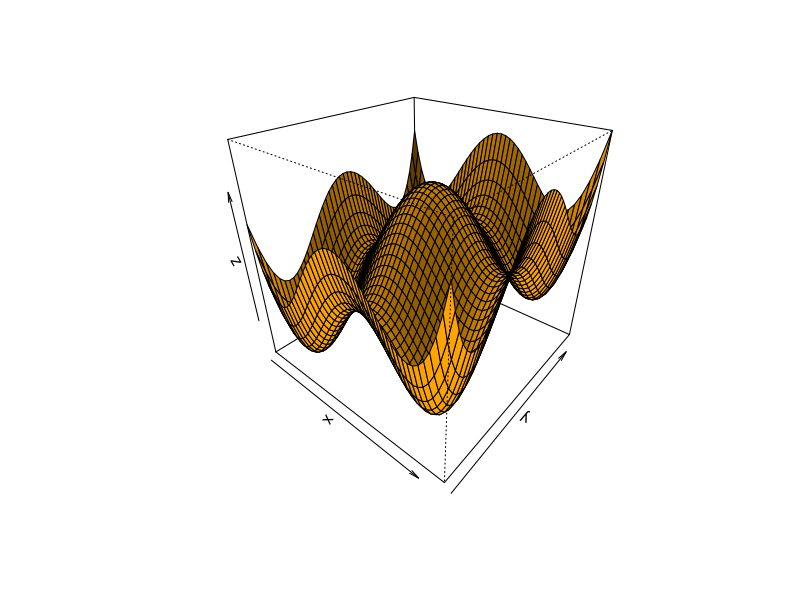
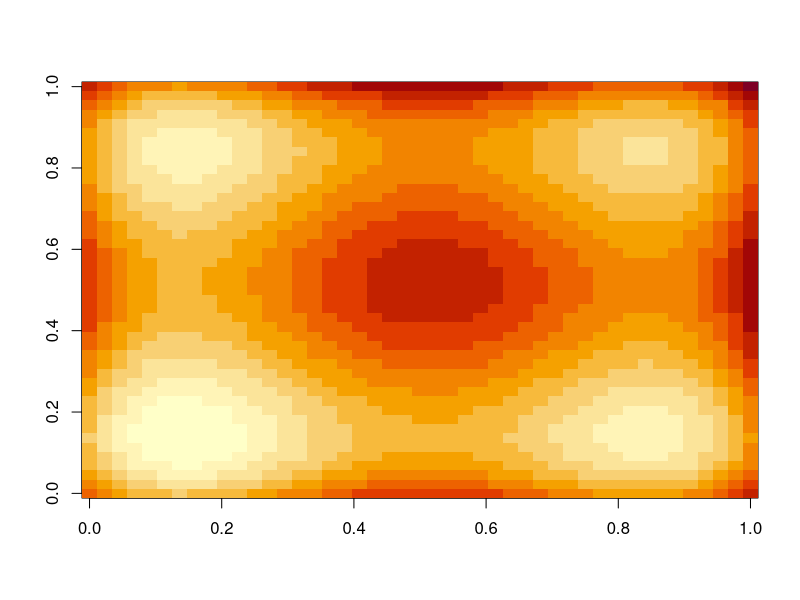
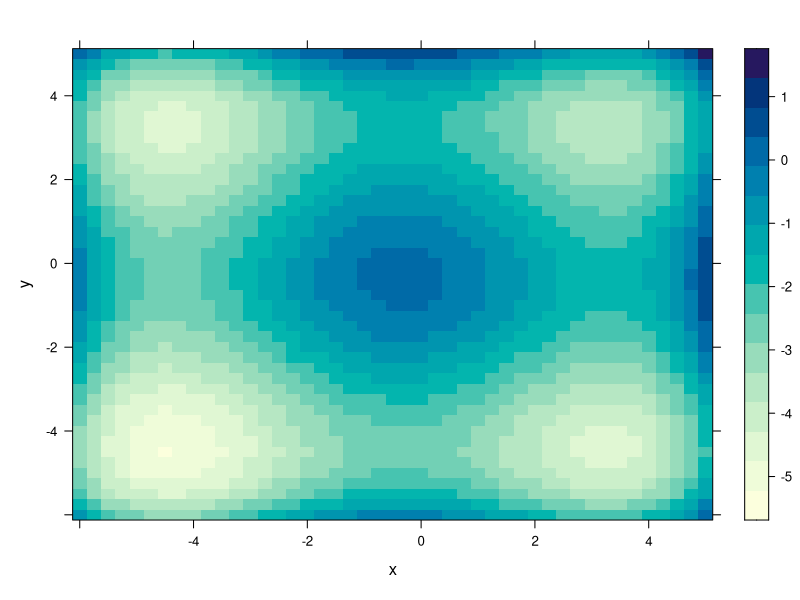

R code for these plots, in order:
g <- function(x, y) {
  return(((x + 0.5)^4 - 30 * x^2 - 20 * x + (y + 0.5)^4 - 30 * y^2 - 20 * y)/100)
}
png("p7_2d.png", width=700, height=700)
x <- seq(-6, 5, 0.25)
y <-  x
z <- outer(x, y, g)
persp(x, y, z, shade=0.2, col='orange', theta=40, phi=30)
graphics.off()
png("p7_flat_1.png", width=500, height=500)
image(z)
graphics.off()
dimnames(z) <- list(x, y)
library(reshape2) # recuerda instalar paquetes antes de intentar su uso
d <- melt(z)
names(d) <- c("x", "y", "z")
library(lattice) # lo mismo aplica con este paquete
png("p7_flat_2.png", width=500, height=500)
levelplot(z ~ x * y, data = d)
graphics.off()